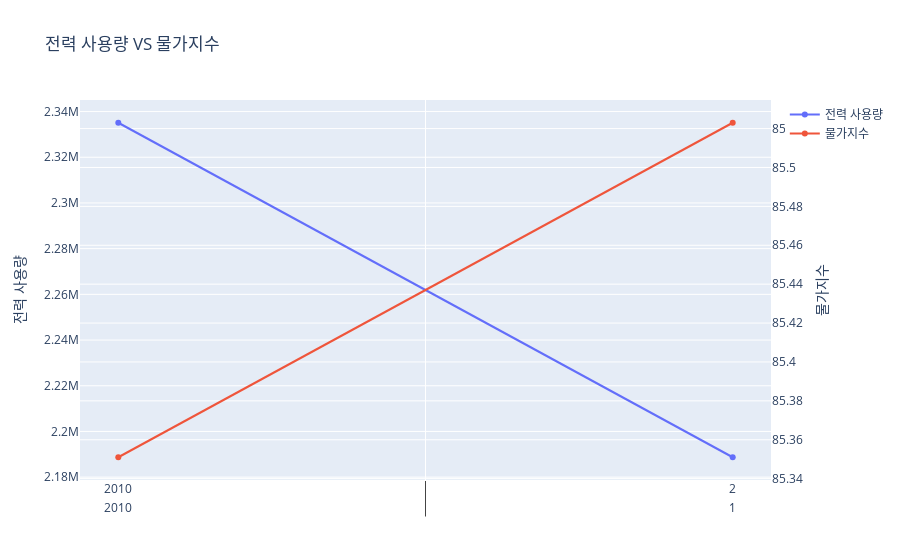

Here is the notebook cell this chart was saved with:
### Code cell
# 첫번째 x축을 기준으로 그래프 생성
trace1 = go.Scatter(
    x = df_data[["연도","월"]],
    y = df_data["사용량"],
    name='전력 사용량'
)

# 두번째 x축을 기준으로 그래프 생성
trace2 = go.Scatter(
    x = df_data[],
    y = df_data["물가지수"],
    name='물가지수',
    yaxis='y2'
)

# 하나의 x축과 두 개의 y축으로 레이아웃 생성
layout = go.Layout(
    title='전력 사용량 VS 물가지수',
    yaxis=dict(
        title='전력 사용량'
    ),
    yaxis2=dict(
        title='물가지수',
        overlaying='y',
        side='right'
    )
)

# 레이아웃 조합 후 그래프 작성
fig = go.Figure(data=[trace1, trace2], layout=layout)
fig

### Figure 1 — Plotly figure (JSON) as saved in the notebook; plotly's stock layout.template omitted (floating-point values rounded to 4 significant figures; data arrays with more than 128 entries replaced by an {"elided": "..."} marker saying what was removed)
{"data": [{"name": "전력 사용량", "type": "scatter", "x": {"elided": "144x2 int values"}, "y": {"elided": "144 int values"}}, {"name": "물가지수", "type": "scatter", "x": {"elided": "144x2 int values"}, "y": {"elided": "144 float values"}, "yaxis": "y2"}], "layout": {"title": {"text": "전력 사용량 VS 물가지수"}, "yaxis": {"title": {"text": "전력 사용량"}}, "yaxis2": {"overlaying": "y", "side": "right", "title": {"text": "물가지수"}}}}
